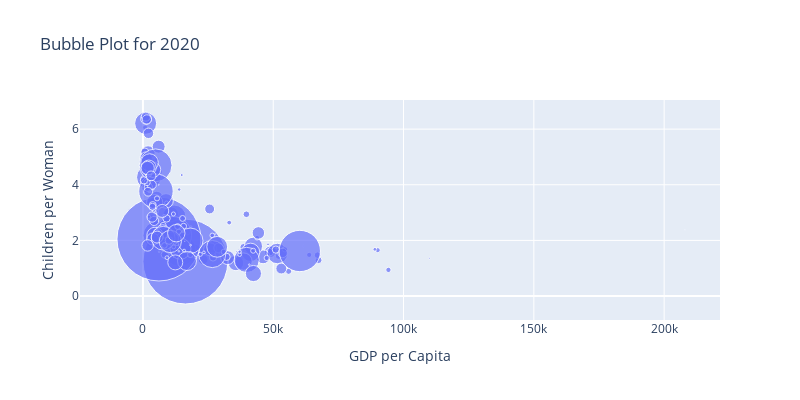

The code cell stored with this chart in its notebook:
### Markdown cell above
Podemos usar uma inteligência artificial, GitHub Copilot ou Google Gemini, para gerar o código abaixo a partir do terminal (_prompt_):

_gere um gráfico dinâmico com plotly express que mostre a relação entre PIB per capita e filhos por mulher, com o tamanho dos pontos representando a população, para o ano de 2020_

### Code cell
import plotly.express as px

# Select a year for visualization
year = '2020'

# Prepare data for the plot
df = pop[['country', year]].merge(
    ch_wom[['country', year]], on='country'
).merge(
    gdp_pcap[['country', year]], on='country'
)

df.columns = ['country', 'population', 'children_per_woman', 'gdp_per_capita']

# Convert columns to numeric
df['population'] = df['population'].replace({'B': 'e9', 'M': 'e6', 'k': 'e3'}, regex=True).apply(pd.eval)
df['children_per_woman'] = pd.to_numeric(df['children_per_woman'], errors='coerce')
df['gdp_per_capita'] = df['gdp_per_capita'].replace({'k': 'e3'}, regex=True).apply(pd.eval)

# Create interactive bubble plot
fig = px.scatter(
    df,
    x='gdp_per_capita',
    y='children_per_woman',
    size='population',
    hover_name='country',
    title=f'Bubble Plot for {year}',
    labels={
        'gdp_per_capita': 'GDP per Capita',
        'children_per_woman': 'Children per Woman',
        'population': 'Population'
    },
    size_max=60,
    width=800, height=400
)
fig.show()

### Figure 1 — Plotly figure (JSON) as saved in the notebook; plotly's stock layout.template omitted (floating-point values rounded to 4 significant figures; data arrays with more than 128 entries replaced by an {"elided": "..."} marker saying what was removed)
{"data": [{"hovertemplate": "<b>%{hovertext}</b><br><br>GDP per Capita=%{x}<br>Children per Woman=%{y}<br>Population=%{marker.size}<extra></extra>", "hovertext": {"elided": "195 str values"}, "legendgroup": "", "marker": {"color": "#636efa", "size": {"elided": "195 int values"}, "sizemode": "area", "sizeref": 397200.0, "symbol": "circle"}, "mode": "markers", "name": "", "orientation": "v", "showlegend": false, "type": "scatter", "x": {"elided": "195 int values"}, "xaxis": "x", "y": {"elided": "195 float values"}, "yaxis": "y"}], "layout": {"height": 400, "legend": {"itemsizing": "constant", "tracegroupgap": 0}, "title": {"text": "Bubble Plot for 2020"}, "width": 800, "xaxis": {"anchor": "y", "domain": [0, 1], "title": {"text": "GDP per Capita"}}, "yaxis": {"anchor": "x", "domain": [0, 1], "title": {"text": "Children per Woman"}}}}
